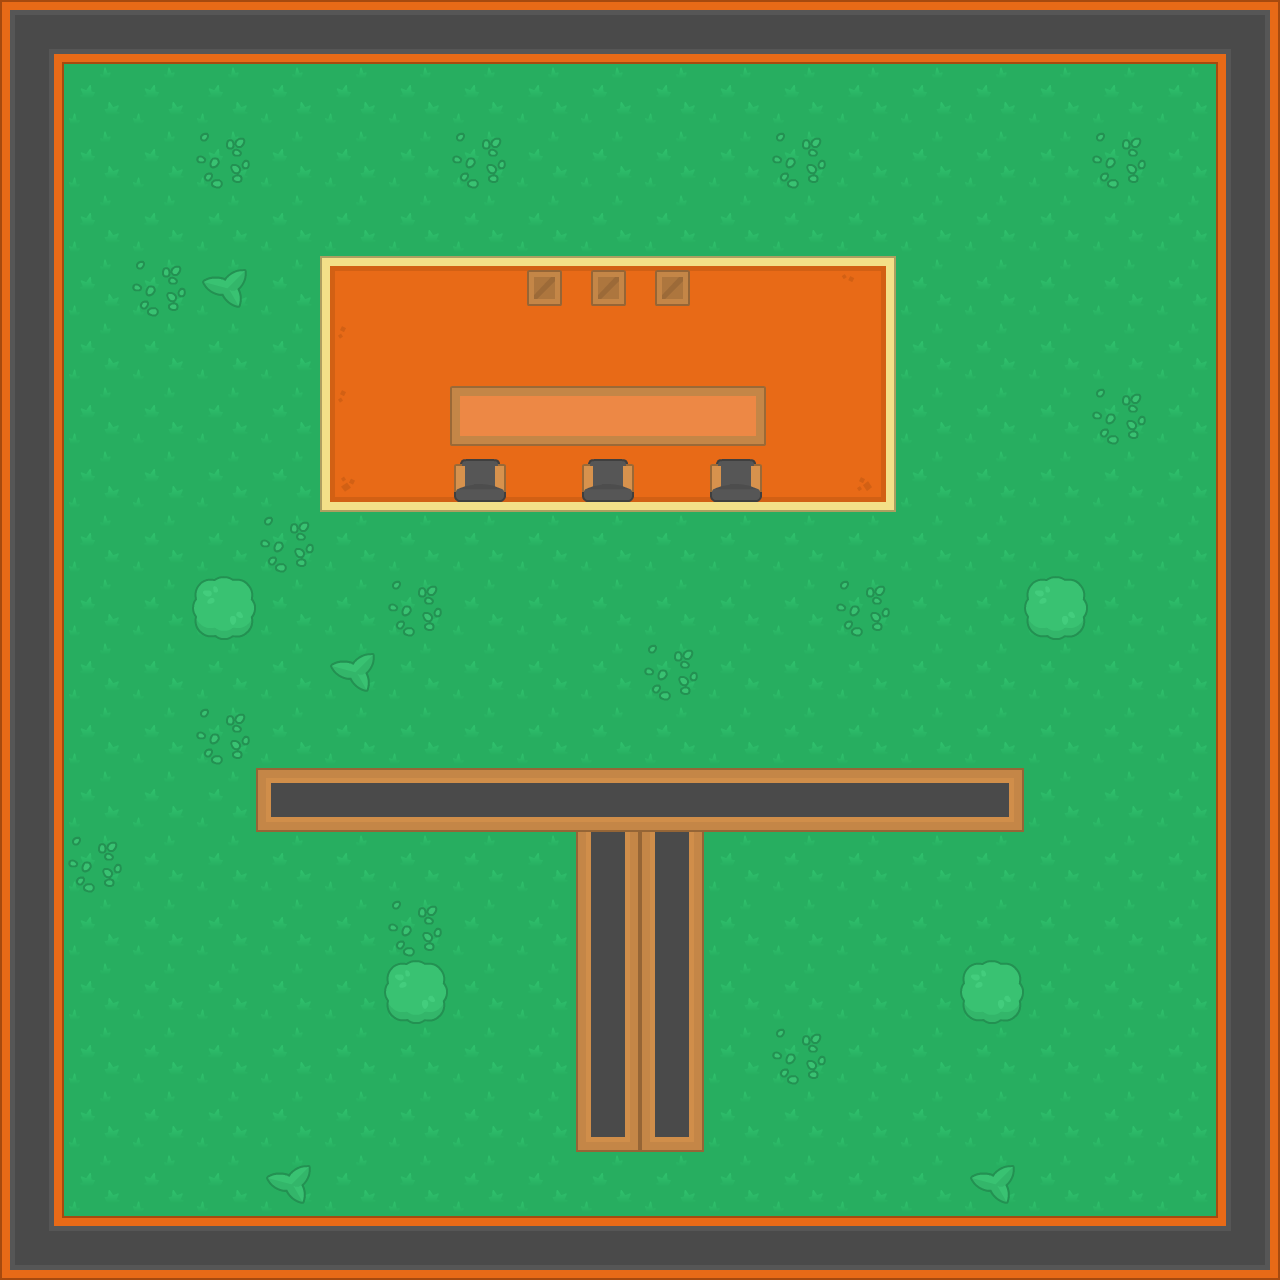

Below is a game level as drawn by its tile map, then a one-line description and the .tmx file that defines it, in full:
An orthogonal 20x20 tile map with 64x64 px tiles, 2 tile layers (Ground, Furniture) and 10 objects (7x wall, 2x zombie, player).

<map version="1.10" tiledversion="1.12.2" orientation="orthogonal" renderorder="right-down" width="20" height="20" tilewidth="64" tileheight="64" infinite="0" nextlayerid="4" nextobjectid="12">
 <tileset firstgid="1" source="tiles.tsx" />
 <layer id="1" name="Ground" width="20" height="20">
  <data encoding="csv">
109,111,111,111,111,111,111,111,111,111,111,111,111,111,111,111,111,111,111,110,
138,1,1,1,1,1,1,1,1,1,1,1,1,1,1,1,1,1,1,138,
138,1,1,1,1,1,1,1,1,1,1,1,1,1,1,1,1,1,1,138,
138,1,1,1,1,1,1,1,1,1,1,1,1,1,1,1,1,1,1,138,
138,1,1,1,1,370,371,371,371,371,371,371,371,372,1,1,1,1,1,138,
138,1,1,1,1,397,398,398,398,398,398,398,398,399,1,1,1,1,1,138,
138,1,1,1,1,397,398,398,398,398,398,398,398,399,1,1,1,1,1,138,
138,1,1,1,1,424,425,425,425,425,425,425,425,426,1,1,1,1,1,138,
138,1,1,1,1,1,1,1,1,1,1,1,1,1,1,1,1,1,1,138,
138,1,1,1,1,1,1,1,1,1,1,1,1,1,1,1,1,1,1,138,
138,1,1,1,1,1,1,1,1,1,1,1,1,1,1,1,1,1,1,138,
138,1,1,1,1,1,1,1,1,1,1,1,1,1,1,1,1,1,1,138,
138,1,1,1,151,120,120,120,120,120,120,120,120,120,120,123,1,1,1,138,
138,1,1,1,1,1,1,1,1,147,147,1,1,1,1,1,1,1,1,138,
138,1,1,1,1,1,1,1,1,147,147,1,1,1,1,1,1,1,1,138,
138,1,1,1,1,1,1,1,1,147,147,1,1,1,1,1,1,1,1,138,
138,1,1,1,1,1,1,1,1,147,147,1,1,1,1,1,1,1,1,138,
138,1,1,1,1,1,1,1,1,124,124,1,1,1,1,1,1,1,1,138,
138,1,1,1,1,1,1,1,1,1,1,1,1,1,1,1,1,1,1,138,
136,111,111,111,111,111,111,111,111,111,111,111,111,111,111,111,111,111,111,137
</data>
 </layer>
 <layer id="3" name="Furniture" width="20" height="20">
  <data encoding="csv">
0,0,0,0,0,0,0,0,0,0,0,0,0,0,0,0,0,0,0,0,
0,0,0,0,0,0,0,0,0,0,0,0,0,0,0,0,0,0,0,0,
0,0,0,213,0,0,0,213,0,0,0,0,213,0,0,0,0,213,0,0,
0,0,0,0,0,0,0,0,0,0,0,0,0,0,0,0,0,0,0,0,
0,0,213,210,0,0,0,0,130,130,130,0,0,0,0,0,0,0,0,0,
0,0,0,0,0,0,0,0,0,0,0,0,0,0,0,0,0,0,0,0,
0,0,0,0,0,0,0,480,481,481,481,482,0,0,0,0,0,213,0,0,
0,0,0,0,0,0,0,505,0,505,0,505,0,0,0,0,0,0,0,0,
0,0,0,0,213,0,0,0,0,0,0,0,0,0,0,0,0,0,0,0,
0,0,0,183,0,0,213,0,0,0,0,0,0,213,0,0,183,0,0,0,
0,0,0,0,0,210,0,0,0,0,213,0,0,0,0,0,0,0,0,0,
0,0,0,213,0,0,0,0,0,0,0,0,0,0,0,0,0,0,0,0,
0,0,0,0,0,0,0,0,0,0,0,0,0,0,0,0,0,0,0,0,
0,213,0,0,0,0,0,0,0,0,0,0,0,0,0,0,0,0,0,0,
0,0,0,0,0,0,213,0,0,0,0,0,0,0,0,0,0,0,0,0,
0,0,0,0,0,0,183,0,0,0,0,0,0,0,0,183,0,0,0,0,
0,0,0,0,0,0,0,0,0,0,0,0,213,0,0,0,0,0,0,0,
0,0,0,0,0,0,0,0,0,0,0,0,0,0,0,0,0,0,0,0,
0,0,0,0,210,0,0,0,0,0,0,0,0,0,0,210,0,0,0,0,
0,0,0,0,0,0,0,0,0,0,0,0,0,0,0,0,0,0,0,0
</data>
 </layer>
 <objectgroup id="2" name="Objects">
  <object id="1" name="wall" x="0" y="0" width="1280" height="64" />
  <object id="2" name="wall" x="0" y="1216" width="1280" height="64" />
  <object id="3" name="wall" x="0" y="64" width="64" height="1152" />
  <object id="4" name="wall" x="1216" y="64" width="64" height="1152" />
  <object id="5" name="wall" x="256.5" y="767.5" width="767.25" height="64.5" />
  <object id="11" name="wall" x="575.667" y="832.333" width="128" height="319.333" />
  <object id="10" name="wall" x="319.606" y="257.143" width="577.203" height="255.713" rotation="359.931" />
  <object id="6" name="player" x="92" y="166" width="64" height="64" />
  <object id="7" name="zombie" x="1090" y="1092" width="64" height="64" />
  <object id="8" name="zombie" x="132" y="1092" width="64" height="64" />
 </objectgroup>
</map>
